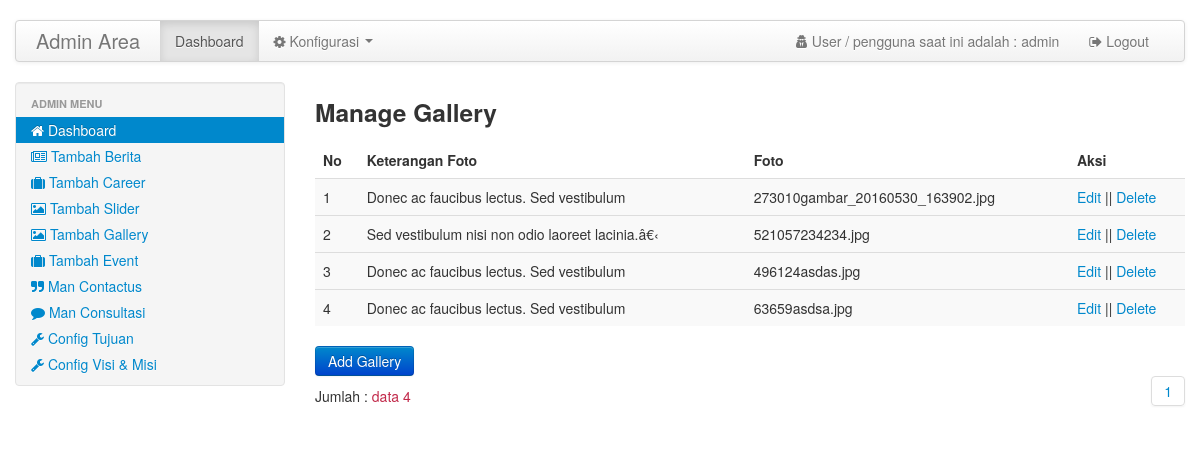
The page /adm_alrahma/homeadmin.php?pg=gallery (signed in) on the database its author committed.
### tables this page shows
CREATE TABLE IF NOT EXISTS `tujuan` (
`id_tujuan` int(10) NOT NULL,
  `ket_tujuan` text NOT NULL
);

CREATE TABLE IF NOT EXISTS `visimisi` (
`id_visimisi` int(100) NOT NULL,
  `ket_visimisi` text NOT NULL
);

CREATE TABLE IF NOT EXISTS `gallery` (
`id_gallery` int(100) NOT NULL,
  `keterangan` text NOT NULL,
  `foto_gallery` text NOT NULL
);

### config/config.php (called while the page is built, shortened)
<?php
$base_url 	="http://localhost/Alrahma/";
?>

### adm_alrahma/pages/gallery.php (the view)
<div>
  <h3>Manage Gallery</h3>
</div>
<div>
  <table width="100%" border="0" cellspacing="0" cellpadding="0" class="table table-striped">
    <thead>
      <tr>
        <th>No</th>
        <th>Keterangan Foto</th>
        <th>Foto</th>
        <th>Aksi</th>
      </tr>
    </thead>
    <?php
      include "../libs/funct/paging.php";
      $p= new Paging_gallery;
      $batas=5;
      $posisi=$p->cariPosisi($batas);
      $no=1+$posisi;
      $rw=mysqli_query($con,"SELECT * FROM gallery LIMIT $posisi, $batas");
      while($s=mysqli_fetch_array($rw)) {
    ?>
    <tbody>
    <tr>
      <td><?php echo $no; ?></td>
      <td><?php echo strip_tags($s['keterangan']);?></td>
      <td><?php echo $s['foto_gallery'];?></td>
      <td width="100">
          <a href="homeadmin.php?pg=editgallery&id=<?php echo $s['id_gallery'];?>"><i> </i> Edit </a>||
          <a href="proses/proses_gallery.php?act=deletegallery&id=<?php echo $s['id_gallery'];?>"><i></i> Delete </a>
      </td>
    </tr>
    <?php $no++; } ?>
  </table>
</div>
<div>
  <a href="homeadmin.php?pg=addgallery" class="btn btn-primary">Add Gallery</a>
</div>
<?php
  $tampil2 =mysqli_query($con,"select * from gallery");
  $jmldata =mysqli_num_rows($tampil2);
  echo " <div class='main-wrapperpagging'>
            <div>Jumlah : <span class='datecolor'>data $jmldata </span></div>
         </div>";
   ?>
  <div class='main-containernav'>
    <div class='inner-nav-link'>
        <div class='pagination'>
            <ul>
            <?php
                $jmlhalaman   = $p->jumlahHalaman($jmldata, $batas);
                $linkHalaman  = $p->navHalaman($_GET['halaman'], $jmlhalaman);
                echo  $linkHalaman;
            ?>
            </ul>
        </div>
    </div>
  </div>

### adm_alrahma/homeadmin.php (shortened to what this page needs)
<?php session_start();
include("../config/config.php");
?>
<!DOCTYPE html>
<html lang="en">
<head>
	<link href="<?php echo $base_url;?>adm_alrahma/css/bootstrap.css" rel="stylesheet">
	<link href="<?php echo $base_url;?>adm_alrahma/css/bootstrap-responsive.min.css" rel="stylesheet">
	<link href="<?php echo $base_url;?>adm_alrahma/css/site.css" rel="stylesheet">
	<link href="css/paging.css" rel="stylesheet">
	<link href="css/bootstrap-datepicker.css" rel="stylesheet">
	<link href="<?php echo $base_url;?>adm_alrahma/js/jquery.dataTables.css" type="text/css" rel="stylesheet">
	<link rel="stylesheet" href="css/font-awesome-4.6.3/css/font-awesome.min.css">
	</head>
<body>
<div class="container">
	<div class="navbar">
		<div class="navbar-inner">
				<a class="brand" href="#">Admin Area</a>
				<div class="nav-collapse">
					<ul class="nav">
						<li class="active">
							<a href="homeadmin.php">Dashboard</a>
						</li>
                        <li class="dropdown">
                        	<a href="" class="dropdown-toggle" data-toggle="dropdown"><i class="fa fa-cog"></i> Konfigurasi <b class="caret"></b></a>
						</li>
					</ul>
					<ul class="nav pull-right">
						<li>
							<a href=""><i class="fa fa-user-secret"></i> User / pengguna saat ini adalah : <?php echo $_SESSION['username']; ?></a>
						</li>
						<li>
							<a href="auth/logout.php"  onclick="return confirm('Anda yakin ingin keluar sistem !!');"><i class="fa fa-sign-out"></i> Logout</a>
						</li>
					</ul>
				</div>
		</div>
	</div>
	<div class="row">
		<div class="span3">
			<div class="well" style="padding: 8px 0;">
				<ul class="nav nav-list">
					<li class="nav-header">Admin Menu</li>
					<li class="active">
						<a href="homeadmin.php?pg=dashboard"><i class="fa fa-home"></i> Dashboard</a>
					</li>
					<li>
					  	<a href="homeadmin.php?pg=news"><i class="fa fa-newspaper-o"></i> Tambah Berita</a>
					</li>
					<li>
					  	<a href="homeadmin.php?pg=career"><i class="fa fa-suitcase"></i> Tambah Career</a>
					</li>
         			<li>
				 	 	<a href="homeadmin.php?pg=slider"><i class="fa fa-picture-o"></i> Tambah Slider</a>
					</li>
					<li>
				 	 	<a href="homeadmin.php?pg=gallery"><i class="fa fa-picture-o"></i> Tambah Gallery</a>
					</li>
					<li>
				 	 	<a href="homeadmin.php?pg=event"><i class="fa fa-suitcase"></i> Tambah Event</a>
					</li>
					 <li>
				 	 	<a href="homeadmin.php?pg=contactus"><i class="fa fa-quote-right"></i> Man Contactus</a>
					</li>
					 <li>
				 	 	<a href="homeadmin.php?pg=mantestimoni"><i class="fa fa-comment"></i> Man Consultasi</a>
					</li>
					<li>
						<?php $rw=mysqli_query($con,"SELECT * FROM tujuan"); while($s=mysqli_fetch_array($rw)) { ?>
						<a href="homeadmin.php?pg=tujuan&id=<?php echo $s['id_tujuan']; ?>"><i class="fa fa-wrench"></i> Config Tujuan</a>
	 	 				<?php } ?>
					</li>
					<li>
						<?php $rw=mysqli_query($con,"SELECT * FROM visimisi"); while($s=mysqli_fetch_array($rw)) { ?>
	 	 				<a href="homeadmin.php?pg=visimisi&id=<?php echo $s['id_visimisi']; ?>"><i class="fa fa-wrench"></i> Config Visi & Misi </a>
	 	 				<?php } ?>
					</li>
				</ul>
			</div>
		</div>
		<div class="span9">
			<?php  include "libs/conf_pageadmn.php";?>
	  	</div>
	</div>
</body>
</html>

### adm_alrahma/css/site.css (style rules this page uses)
body { padding-top:20px; padding-bottom:20px; }
.navbar { position: relative; z-index: 2; margin-bottom: 20px; overflow: visible; color: #777777; }
.navbar-inner { min-height: 40px; padding-right: 20px; padding-left: 20px; background-color: #fafafa; background-image: -moz-linear-gradient(top, #ffffff, #f2f2f2); background-image: -webkit-gradient(linear, 0 0, 0 100%, from(#ffffff), to(#f2f2f2)); background-image: -webkit-linear-gradient(top, #ffffff, #f2f2f2); background-image: -o-linear-gradient(top, #ffffff, #f2f2f2); background-image: linear-gradient(to bottom, #ffffff, #f2f2f2); background-repeat: repeat-x; border: 1px solid #d4d4d4; -webkit-border-radius: 4px; -moz-border-radius: 4px; border-radius: 4px; filter: progid:DXImageTransform.Microsoft.gradient(startColorstr='#ffffffff', endColorstr='#fff2f2f2', GradientType=0); *zoom: 1; -webkit-box-shadow: 0 1px 4px rgba(0, 0, 0, 0.065); -moz-box-shadow: 0 1px 4px rgba(0, 0, 0, 0.065); box-shadow: 0 1px 4px rgba(0, 0, 0, 0.065); }
.navbar-inner:before, .navbar-inner:after { display: table; line-height: 0; content: ""; }
.navbar-inner:after { clear: both; }
.navbar .brand { display: block; float: left; padding: 10px 20px 10px; margin-left: -20px; font-size: 20px; font-weight: 200; color: #777777; text-shadow: 0 1px 0 #ffffff; }

### adm_alrahma/css/paging.css (style rules this page uses)
.main-wrapperpagging { display: inline-block; margin-top: 10px; }
.main-containernav { margin-top: -48px; }
.main-containernav .inner-nav-link { float: right; display: block; }
a { color: #0088cc; text-decoration: none; }
.datecolor { color: #c2294a; }
ul { padding: 0; }
.pagination { height: 36px; margin: 18px 0; }
.pagination ul { display: inline-block; *display: inline; *zoom: 1; margin-left: 0; margin-bottom: 0; -webkit-border-radius: 3px; -moz-border-radius: 3px; border-radius: 3px; -webkit-box-shadow: 0 1px 2px rgba(0, 0, 0, 0.05); -moz-box-shadow: 0 1px 2px rgba(0, 0, 0, 0.05); box-shadow: 0 1px 2px rgba(0, 0, 0, 0.05); }

### rows shown on the page
gallery: keterangan "Donec ac faucibus lectus. Sed vestibulum", foto_gallery "273010gambar_20160530_163902.jpg"
gallery: keterangan "Sed vestibulum nisi non odio laoreet lacinia.â€‹", foto_gallery "521057234234.jpg"
gallery: keterangan "Donec ac faucibus lectus. Sed vestibulum", foto_gallery "496124asdas.jpg"
gallery: keterangan "Donec ac faucibus lectus. Sed vestibulum", foto_gallery "63659asdsa.jpg"

### other values the page prints
$_SESSION['username'] "admin"
$jmldata "4"
